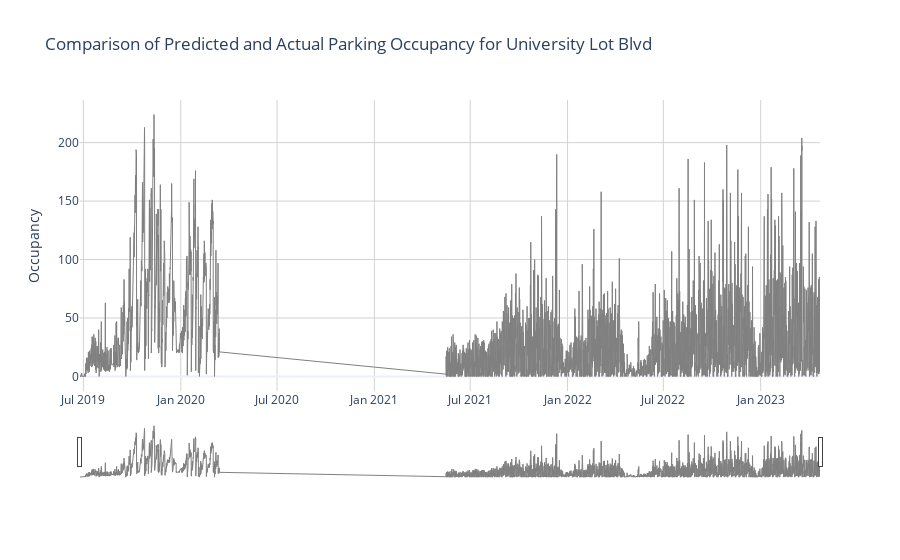

Notebook cell for this chart:
### Code cell
import plotly.graph_objects as go


# Create a new figure
fig = go.Figure()

# Add trace for the initial training data
fig.add_trace(go.Scatter(x=train.index, y=train['Occupancy'],
                         name='Initial Training Data',
                         line=dict(color='gray', width=1),
                         hovertemplate='<b>Date</b>: %{x|%m-%d-%Y}<br>' +
                                       '<b>Occupancy</b>: %{y}<br>' +
                                       '<b>Day of Week</b>: %{x| %A}<extra></extra>'))


# Update layout
fig.update_layout(
    title=f'Comparison of Predicted and Actual Parking Occupancy for {parking_lot_to_predict}',
    xaxis=dict(
        rangeslider=dict(visible=True),
        type='date'
    ),
    yaxis_title='Occupancy',
    template='plotly_white',
)

# Update axes appearance
fig.update_xaxes(showgrid=True, gridwidth=1, gridcolor='lightgrey')
fig.update_yaxes(showgrid=True, gridwidth=1, gridcolor='lightgrey')

# Show the plot
fig.show()

### Figure 1 — Plotly figure (JSON) as saved in the notebook; plotly's stock layout.template omitted (floating-point values rounded to 4 significant figures; data arrays with more than 128 entries replaced by an {"elided": "..."} marker saying what was removed)
{"data": [{"hovertemplate": "<b>Date</b>: %{x|%m-%d-%Y}<br><b>Occupancy</b>: %{y}<br><b>Day of Week</b>: %{x| %A}<extra></extra>", "line": {"color": "gray", "width": 1}, "name": "Initial Training Data", "type": "scatter", "x": {"elided": "24386 str values"}, "y": {"elided": "24386 int values"}}], "layout": {"title": {"text": "Comparison of Predicted and Actual Parking Occupancy for University Lot Blvd"}, "xaxis": {"gridcolor": "lightgrey", "gridwidth": 1, "rangeslider": {"visible": true}, "showgrid": true, "type": "date"}, "yaxis": {"gridcolor": "lightgrey", "gridwidth": 1, "showgrid": true, "title": {"text": "Occupancy"}}}}
